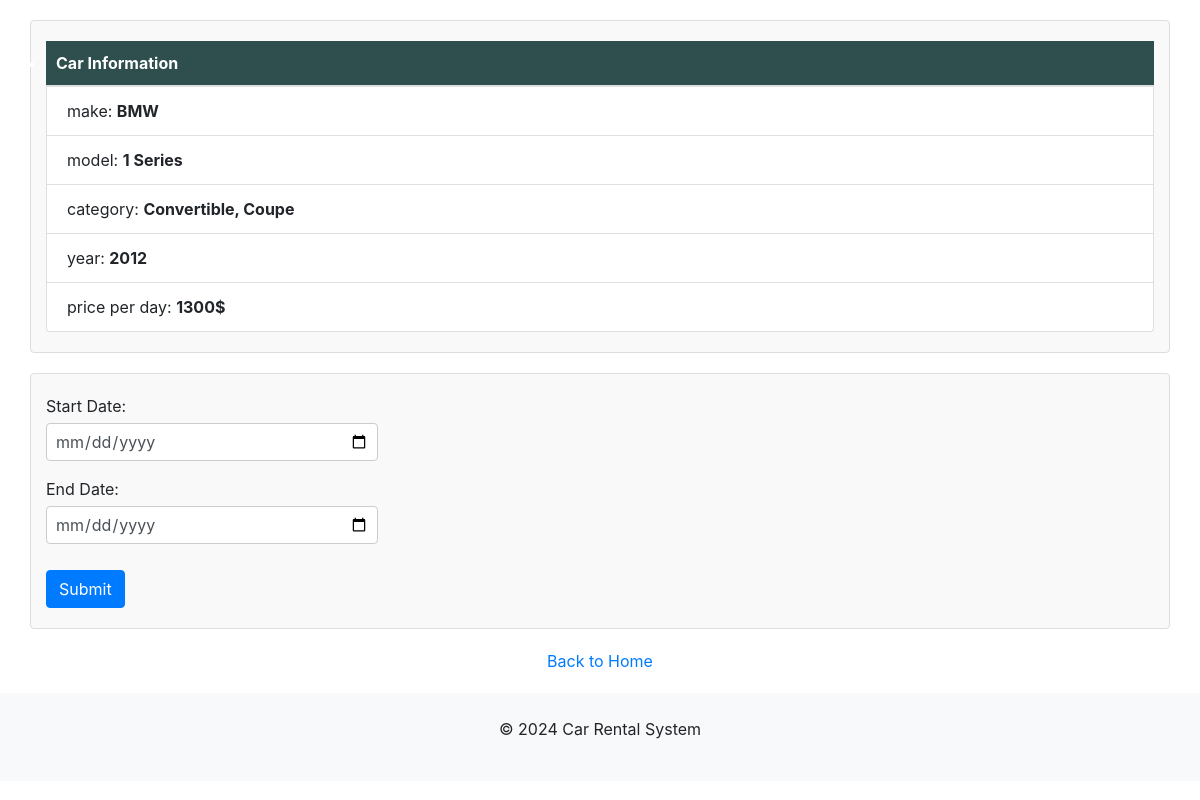
Screenshot of /car_book/2 with the database file from the repository.
### app/models.py (models this page shows, shortened)
class Car(db.Model):
    id = db.Column(db.Integer, primary_key=True)
    make = db.Column(db.String(50), nullable=False)
    model = db.Column(db.String(50), nullable=False)
    category = db.Column(db.String(50), nullable=False)
    year = db.Column(db.Integer, nullable=False)
    price_per_day = db.Column(db.Integer, nullable=False)
    status = db.Column(db.String(20), nullable=False, default="Available")

### app/routes.py (the view, shortened to what this page needs)
@app.route('/car_book/<int:car_id>', methods=['GET', 'POST'])
def car_book(car_id):
    car = Car.query.get_or_404(car_id)
    user = current_user
    return render_template('car_book.html', car=car)

### app/templates/car_book.html (shortened to what this page needs)
<!DOCTYPE html>
<html lang="en">
<head>
    <link rel="stylesheet" href="{{ url_for('static', filename='css/book_rent.css') }}">
</head>
<body>
{% extends "base2.html" %}
{% block content %}
<div class="container">
    <ul class="list-group">
        <li class="list-group-item-header">Car Information</li>
        <li class="list-group-item">make: <b>{{car.make}} </b> <br></li>
        <li class="list-group-item">model: <b> {{ car.model }} </b> <br></li>
        <li class="list-group-item">category: <b> {{car.category}} </b> <br></li>
        <li class="list-group-item">year: <b> {{car.year}} </b><br></li>
        <li class="list-group-item">price per day: <b> {{car.price_per_day}}$ </b></li>
    </ul>
</div>
<div class="container">
    <form method="POST">
        <div class="form-group">
            <label for="start_date">Start Date:</label>
            <input type="date" name="start_date" id="start_date" class="form-control"  required>
        </div>
        <div class="form-group">
            <label for="end_date">End Date:</label>
            <input type="date" name="end_date" class="form-control" id="end_date"  required>
        </div>
        <button type="submit" class="btn btn-primary">Submit</button>
    </form>
</div>
<div class="back-home-link-container">
    <a href="{{ url_for('index') }}" class="back-home-link">Back to Home</a>
</div>
</body>
{% endblock %}

### app/static/css/book_rent.css (style rules this page uses)
.container { margin: 20px auto; margin-bottom: 20px; padding: 20px; border: 1px solid #ddd; border-radius: 4px; background-color: #f9f9f9; }
.list-group-item-header { font-weight: bold; background-color: #2F4F4F; color: white; padding: 10px; border-bottom: 1px solid #ddd; }
.list-group-item { padding: 10px; border-bottom: 1px solid #ddd; }
.form-group label { display: block; margin-bottom: 5px; }
.form-group input { width: 30%; padding: 8px; margin-bottom: 10px; border: 1px solid #ccc; border-radius: 4px; }
.btn { display: inline-block; padding: 10px 20px; margin-top: 10px; font-size: 16px; color: #fff; background-color: #007bff; border: none; border-radius: 4px; cursor: pointer; }
.back-home-link-container { width: 60%; margin: 20px auto; text-align: center; color: #007bff; text-decoration: none; }

### app/static/css/style.css (style rules this page uses)
body { font-family: Arial, sans-serif; margin: 0; padding: 0; }
a { text-decoration: none; color: #007bff; padding: 5px 15px; background: #000011; }

### rows the page displays
Car: make "BMW", model "1 Series", category "Convertible, Coupe", year "2012", price_per_day "1300"
